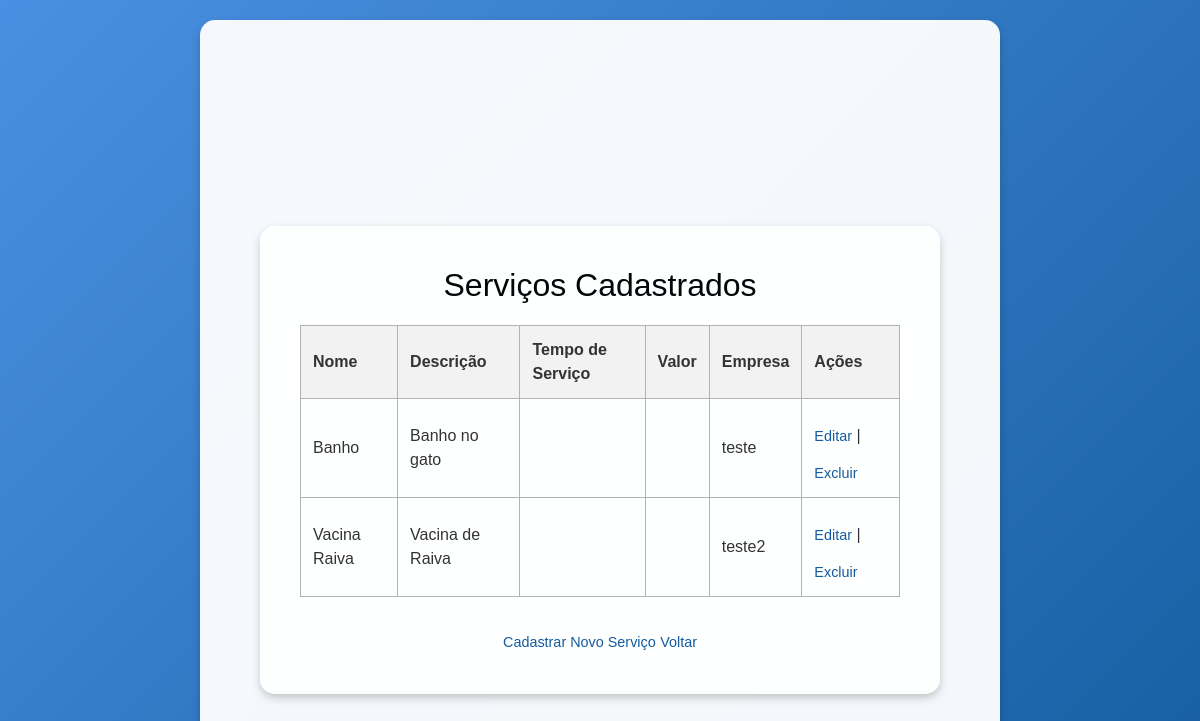
The app's page /servico/consultar/ (signed in) with its own data.
### core/models.py (models this page shows, shortened)
class Servico(models.Model):
    nome = models.CharField(max_length=100)
    descricao = models.TextField()
    preco = models.DecimalField(max_digits=10, decimal_places=2)
    duracao = models.DurationField()
    empresa = models.ForeignKey(Empresa, on_delete=models.CASCADE)  # Relacionamento com Empresa

class Empresa(models.Model):
    user = models.ForeignKey(User, on_delete=models.CASCADE)
    nome = models.CharField(max_length=100)
    email = models.EmailField()
    cpf_cnpj = models.CharField(max_length=20)
    telefone = models.CharField(max_length=15)
    crmv = models.CharField(max_length=20)
    endereco = models.TextField()

### core/views.py (the view)
# urls.py: path('servico/consultar/', views.consultar_servicos, name='consultar_servicos'),
@login_required
def consultar_servicos(request):
    servicos = Servico.objects.all()
    return render(request, 'core/consultar_servicos.html', {'servicos': servicos})

### templates/core/consultar_servicos.html (shortened to what this page needs)
{% extends 'base.html' %}
{% block content %}
  <div class="container">
    <main>
      <h1>Serviços Cadastrados</h1>
      <table>
          <thead>
              <tr>
                  <th>Nome</th>
                  <th>Descrição</th>
                  <th>Tempo de Serviço</th>
                  <th>Valor</th>
                  <th>Empresa</th>
                  <th>Ações</th>
              </tr>
          </thead>
          <tbody>
              {% for servico in servicos %}
              <tr>
                  <td>{{ servico.nome }}</td>
                  <td>{{ servico.descricao }}</td>
                  <td>{{ servico.tempo_servico }}</td>
                  <td>{{ servico.valor_servico }}</td>
                  <td>{{ servico.empresa.nome }}</td>
                  <td>
                      <a href="{% url 'editar_servico' servico.id %}">Editar</a> |
                      <a href="{% url 'excluir_servico' servico.id %}">Excluir</a>
                  </td>
              </tr>
              {% empty %}
              <tr>
                  <td colspan="6">Nenhum serviço cadastrado.</td>
              </tr>
              {% endfor %}
          </tbody>
      </table>
      <a href="{% url 'cadastrar_servico' %}">Cadastrar Novo Serviço</a>
      <a href="{% url 'painel_usuario' %}">Voltar</a>
    </main>
  </div>
{% endblock %}

### templates/base.html (style rules this page uses)
* { margin: 0; padding: 0; box-sizing: border-box; }
body { font-family: Arial, sans-serif; background: linear-gradient(135deg, #4a90e2, #145c9e); color: #333; min-height: 100vh; }
.container { display: flex; flex-direction: column; justify-content: center; align-items: center; min-height: 100vh; padding: 20px; }
main { background-color: rgba(255, 255, 255, 0.95); padding: 40px; border-radius: 15px; box-shadow: 0 4px 8px rgba(0, 0, 0, 0.2); max-width: 800px; width: 100%; text-align: center; }

### templates/core/consultar_servicos.html (style rules this page uses)
* { margin: 0; padding: 0; box-sizing: border-box; }
body { font-family: Arial, sans-serif; background: linear-gradient(135deg, #4a90e2, #145c9e); display: flex; justify-content: center; align-items: center; min-height: 100vh; color: #333; }
.container { display: flex; flex-direction: column; justify-content: center; align-items: center; min-height: 100vh; width: 100%; padding: 20px; }
main { background-color: rgba(255, 255, 255, 0.95); padding: 40px; border-radius: 15px; box-shadow: 0 4px 8px rgba(0, 0, 0, 0.2); max-width: 800px; width: 100%; text-align: center; }
h1 { font-size: 2rem; color: #020609; margin-bottom: 20px; }
table { width: 100%; border-collapse: collapse; margin-bottom: 20px; }
th, td { border: 1px solid #b3b3b3; padding: 12px; text-align: left; }
th { background-color: #f2f2f2; }
a { display: inline-block; margin-top: 15px; color: #145c9e; text-decoration: none; font-size: 0.9rem; transition: color 0.3s ease; }

### records on screen
Servico: nome "Banho", descricao "Banho no gato", empresa.nome "teste"
Servico: nome "Vacina Raiva", descricao "Vacina de Raiva", empresa.nome "teste2"
